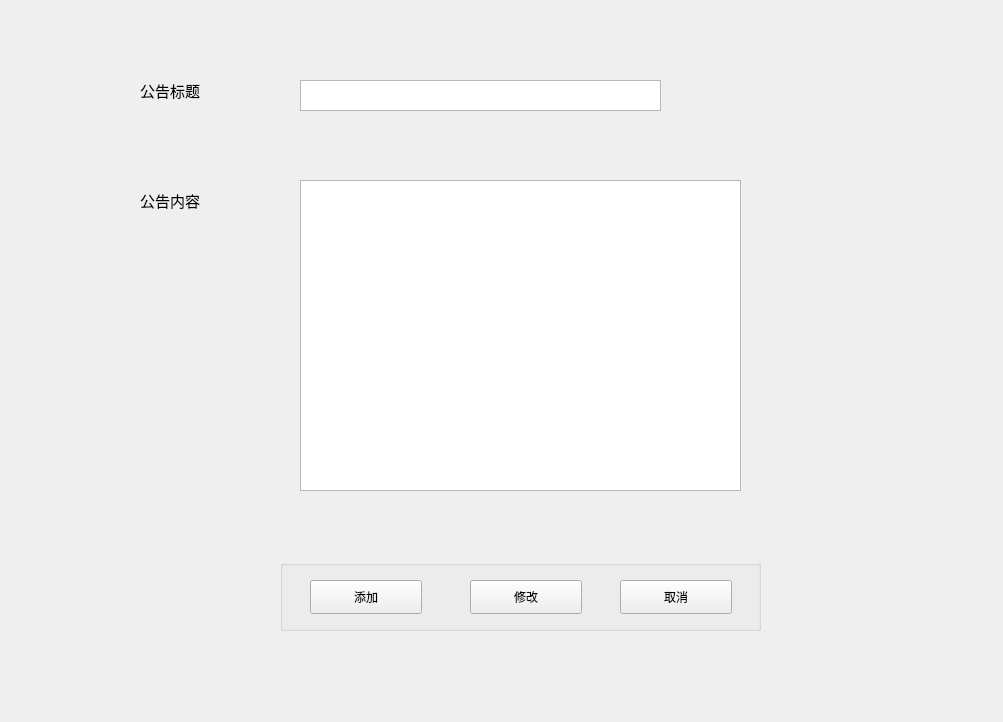
<?xml version="1.0" encoding="UTF-8"?>
<ui version="4.0">
 <class>Editboard</class>
 <widget class="QWidget" name="Editboard">
  <property name="geometry">
   <rect>
    <x>0</x>
    <y>0</y>
    <width>1003</width>
    <height>722</height>
   </rect>
  </property>
  <property name="windowTitle">
   <string>EditBoard</string>
  </property>
  <widget class="QLabel" name="label_2">
   <property name="geometry">
    <rect>
     <x>140</x>
     <y>70</y>
     <width>101</width>
     <height>41</height>
    </rect>
   </property>
   <property name="text">
    <string>&lt;html&gt;&lt;head/&gt;&lt;body&gt;&lt;p&gt;&lt;span style=&quot; font-size:11pt;&quot;&gt;公告标题&lt;/span&gt;&lt;/p&gt;&lt;/body&gt;&lt;/html&gt;</string>
   </property>
  </widget>
  <widget class="QLabel" name="label_3">
   <property name="geometry">
    <rect>
     <x>140</x>
     <y>180</y>
     <width>101</width>
     <height>41</height>
    </rect>
   </property>
   <property name="text">
    <string>&lt;html&gt;&lt;head/&gt;&lt;body&gt;&lt;p&gt;&lt;span style=&quot; font-size:11pt;&quot;&gt;公告内容&lt;/span&gt;&lt;/p&gt;&lt;/body&gt;&lt;/html&gt;</string>
   </property>
  </widget>
  <widget class="QTextEdit" name="textEdit_2">
   <property name="geometry">
    <rect>
     <x>300</x>
     <y>80</y>
     <width>361</width>
     <height>31</height>
    </rect>
   </property>
  </widget>
  <widget class="QTextEdit" name="textEdit_3">
   <property name="geometry">
    <rect>
     <x>300</x>
     <y>180</y>
     <width>441</width>
     <height>311</height>
    </rect>
   </property>
  </widget>
  <widget class="QGroupBox" name="groupBox">
   <property name="geometry">
    <rect>
     <x>280</x>
     <y>560</y>
     <width>481</width>
     <height>71</height>
    </rect>
   </property>
   <property name="title">
    <string/>
   </property>
   <widget class="QPushButton" name="pushButton">
    <property name="geometry">
     <rect>
      <x>30</x>
      <y>20</y>
      <width>112</width>
      <height>34</height>
     </rect>
    </property>
    <property name="text">
     <string>添加</string>
    </property>
   </widget>
   <widget class="QPushButton" name="pushButton_2">
    <property name="geometry">
     <rect>
      <x>190</x>
      <y>20</y>
      <width>112</width>
      <height>34</height>
     </rect>
    </property>
    <property name="text">
     <string>修改</string>
    </property>
   </widget>
   <widget class="QPushButton" name="pushButton_3">
    <property name="geometry">
     <rect>
      <x>340</x>
      <y>20</y>
      <width>112</width>
      <height>34</height>
     </rect>
    </property>
    <property name="text">
     <string>取消</string>
    </property>
   </widget>
  </widget>
 </widget>
 <resources/>
 <connections/>
</ui>
